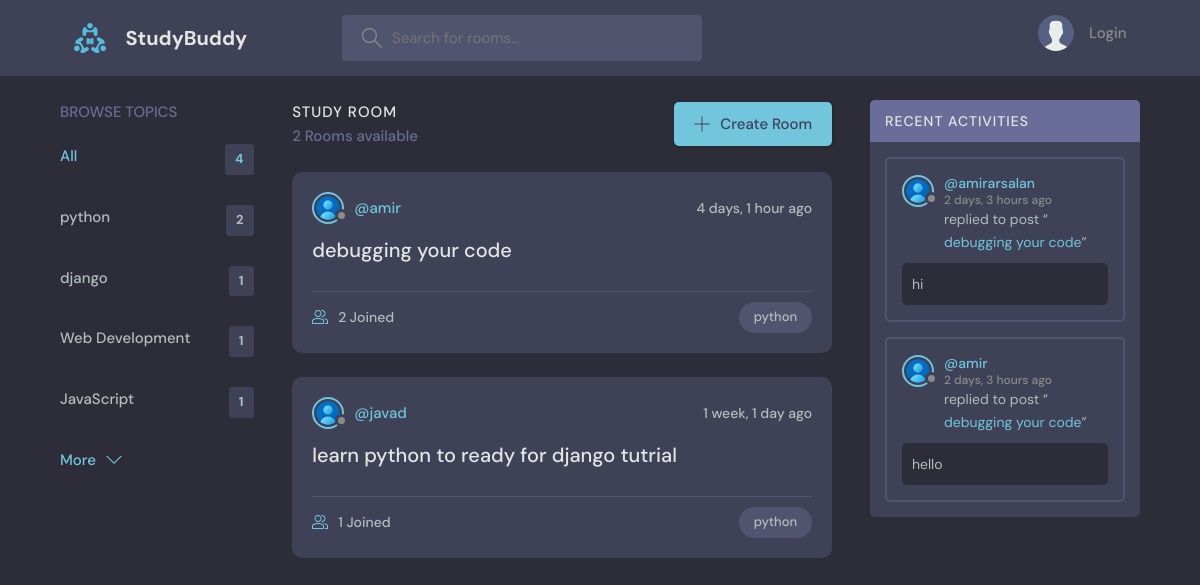
The page /?q=python on the database its author committed.
### base/models.py (models this page shows, shortened)
class Topic(models.Model):
    name = models.CharField(max_length=64)
    def __str__(self):
        return self.name

class Room(models.Model):
    host = models.ForeignKey(
        User, on_delete=models.SET_NULL, null=True)
    topic = models.ForeignKey(
        Topic, on_delete=models.SET_NULL, null=True)
    name = models.CharField(max_length=64)
    decription = models.TextField(null=True, blank=True) # use null for user can be blank this fild
    participants = models.ManyToManyField(
        User, related_name="participants", blank=True)
    updated = models.DateTimeField(auto_now=True) # this ecouls when type your cometns this type time now
    created = models.DateTimeField(auto_now_add=True) # this means take snapshot when text writed
    class Meta:
        ordering = ['-updated', '-created']
    def __str__(self):
        return f"{self.name}"

class Message(models.Model):
    user = models.ForeignKey(
        User, on_delete=models.CASCADE)
    room = models.ForeignKey(
        Room, on_delete=models.CASCADE)
    body = models.TextField()
    updated = models.DateTimeField(auto_now=True)
    created = models.DateTimeField(auto_now_add=True)
    class Meta:
        ordering = ['-updated', '-created']

### base/views.py (the view)
# urls.py: path('', views.home, name="home"),
def home(request):
    q = request.GET.get('q') if request.GET.get('q') != None else ''
    rooms = Room.objects.filter(
        Q(topic__name__icontains=q) |
        Q(name__icontains=q)
    )
    topics = Topic.objects.all()
    room_count = rooms.count()
    room_messages = Message.objects.filter(Q(room__topic__name__icontains=q))
    return render(request, 'base/home.html', {
        "rooms": rooms,
        "topics": topics,
        "room_count": room_count,
        "room_messages": room_messages
    })

### base/templates/base/home.html (shortened to what this page needs)
{% extends 'base/layout.html' %}
{% block body %}
    <main class="layout layout--3">
      <div class="container">
        {% include 'base/topics_component.html' %}
        <div class="roomList">
          <div class="roomList__header">
            <div>
              <h2>Study Room</h2>
              <p>{{room_count}} Rooms available</p>
            </div>
            <a class="btn btn--main" href="{% url 'create-room' %}">
              <svg version="1.1" xmlns="http://www.w3.org/2000/svg" width="32" height="32" viewBox="0 0 32 32">
                <title>add</title>
                <path
                  d="M16.943 0.943h-1.885v14.115h-14.115v1.885h14.115v14.115h1.885v-14.115h14.115v-1.885h-14.115v-14.115z"
                ></path>
              </svg>
              Create Room
            </a>
          </div>
          {% include 'base/feed_component.html' %}
        </div>
        {% include 'base/activity_component.html' %}
      </div>
    </main>
{% endblock %}

### base/templates/base/topics_component.html
<div class="topics">
    <div class="topics__header">
        <h2>Browse Topics</h2>
    </div>
        <ul class="topics__list">
            <li>
                <a href="{% url 'home' %}" class="active">All <span>{{topics.count}}</span></a>
            </li>
            {% for topic in topics %}
            <li>
                <a href="{% url 'home' %}?q={{ topic.name }}">{{ topic }}<span>{{topic.room_set.all.count}}</span></a>
            </li>
            {% endfor %}
        </ul>
        <a class="btn btn--link" href="topics.html">
        More
        <svg version="1.1" xmlns="http://www.w3.org/2000/svg" width="32" height="32"viewBox="0 0 32 32">
            <title>chevron-down</title>
            <path d="M16 21l-13-13h-3l16 16 16-16h-3l-13 13z"></path>
        </svg>
    </a>
</div>

### base/templates/base/feed_component.html (shortened to what this page needs)
{% for room in rooms %}
<div class="roomListRoom">
    <div class="roomListRoom__header">
        <a href="{% url 'user-profile' room.host.id%}" class="roomListRoom__author">
            <div class="avatar avatar--small">
                <img>
            </div>
            <span>@{{room.host.username}}</span>
        </a>
        <div class="roomListRoom__actions">
            <span>{{room.created|timesince}} ago</span>
        </div>
    </div>
    <div class="roomListRoom__content">
        <a href="{% url 'room' room.id %}">{{room.name}}</a>
    </div>
    <div class="roomListRoom__meta">
        <a href="{% url 'room' room.id %}" class="roomListRoom__joined">
            {{room.participants.all.count}} Joined
        </a>
        <p class="roomListRoom__topic">{{room.topic.name}}</p>
    </div>
</div>
{% endfor %}

### base/templates/base/activity_component.html (shortened to what this page needs)
<div class="activities">
    <div class="activities__header">
        <h2>Recent Activities</h2>
    </div>
    {% for message in room_messages %}
    <div class="activities__box">
        <div class="activities__boxHeader roomListRoom__header">
            <a href="{% url 'user-profile' message.user.id %}" class="roomListRoom__author">
                <div class="avatar avatar--small">
                    <img>
                </div>
                <p>
                    @{{message.user.username}}
                    <span>{{message.created|timesince}} ago</span>
                </p>
            </a>
        </div>
        <div class="activities__boxContent">
            <p>replied to post “<a href="{% url 'room' message.room.id %}">{{message.room}}</a>”</p>
            <div class="activities__boxRoomContent">{{message.body}}</div>
        </div>
    </div>
    {% endfor %}
</div>

### rows shown on the page
Topic: name "python", room_set.all.count "2"
Topic: name "django", room_set.all.count "1"
Topic: name "Web Development", room_set.all.count "1"
Topic: name "JavaScript", room_set.all.count "1"
Room: host.username "amir", created "4 days, 1 hour", name "debugging your code", participants.all.count "2", topic.name "python"
Room: host.username "javad", created "1 week, 1 day", name "learn python to ready for django tutrial", participants.all.count "1", topic.name "python"
Message: user.username "amirarsalan", created "2 days, 3 hours", room "debugging your code", body "hi"
Message: user.username "amir", created "2 days, 3 hours", room "debugging your code", body "hello"

### other values the page prints
{{ topics.count }} "4"
{{ room_count }} "2"
